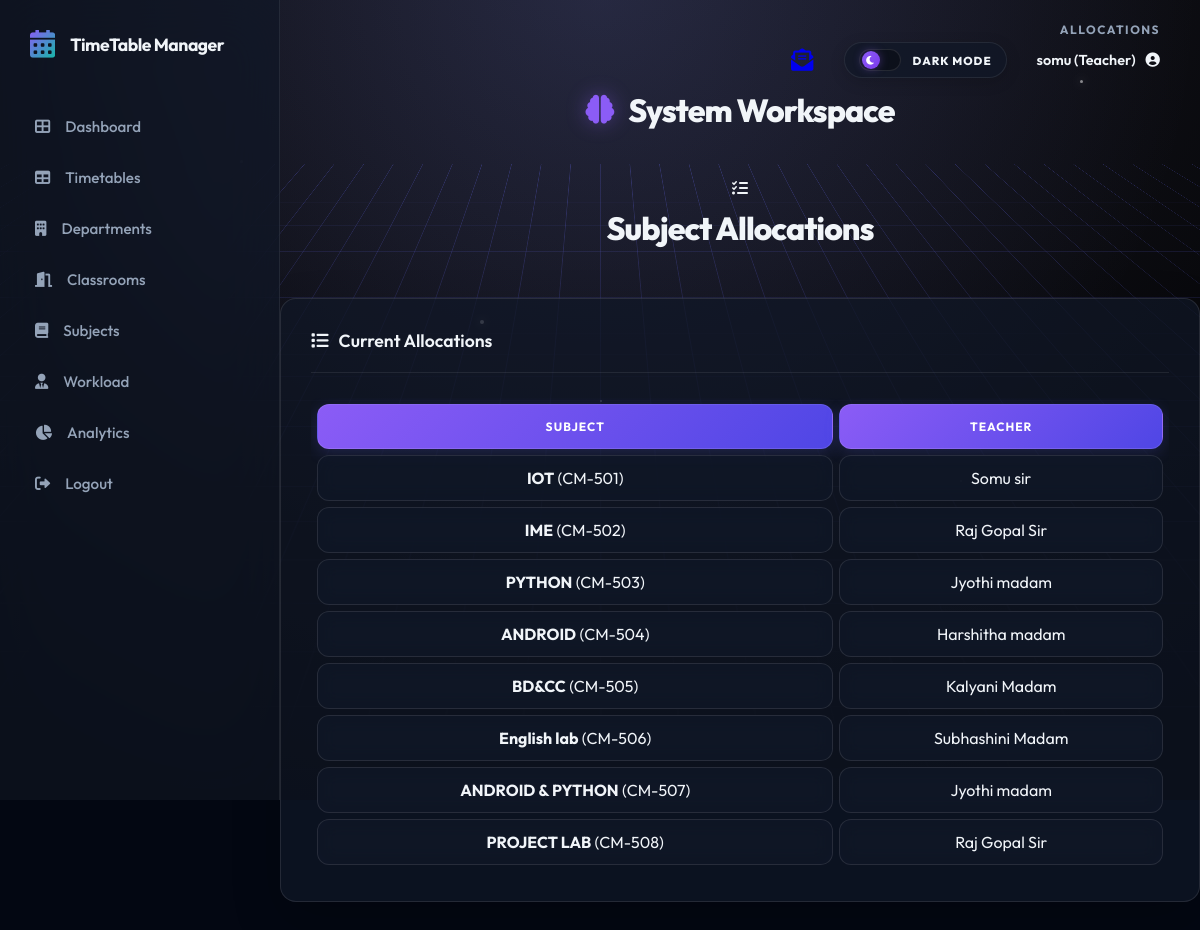
/allocations (signed in), run on the app's committed database.
### models.py (models this page shows)
class User(db.Model, UserMixin):
    id = db.Column(db.Integer, primary_key=True)
    username = db.Column(db.String(80), unique=True, nullable=False)
    password = db.Column(db.String(120), nullable=False)
    email = db.Column(db.String(120), nullable=True)
    role = db.Column(db.String(20), nullable=False, default='student')
    dept_id = db.Column(db.Integer, db.ForeignKey('department.id'), nullable=True)
    teacher_id = db.Column(db.Integer, db.ForeignKey('teacher.id'), nullable=True)
    department = db.relationship('Department', backref='users', lazy=True)
    teacher_profile = db.relationship('Teacher', backref='user_account', uselist=False, lazy=True)

class Allocation(db.Model):
    id = db.Column(db.Integer, primary_key=True)
    course_id = db.Column(db.Integer, db.ForeignKey('course.id'), nullable=False)
    teacher_id = db.Column(db.Integer, db.ForeignKey('teacher.id'), nullable=False)

class Course(db.Model):
    id = db.Column(db.Integer, primary_key=True)
    name = db.Column(db.String(100), nullable=False)
    code = db.Column(db.String(20), nullable=False)
    dept_id = db.Column(db.Integer, db.ForeignKey('department.id'), nullable=False)
    type = db.Column(db.String(20), nullable=False, default='Theory')
    hours_per_week = db.Column(db.Integer, nullable=False)
    allocations = db.relationship('Allocation', backref='course', lazy=True, cascade="all, delete-orphan")
    timetable_entries = db.relationship('TimetableEntry', backref='course', lazy=True, cascade="all, delete-orphan")

class Teacher(db.Model):
    id = db.Column(db.Integer, primary_key=True)
    name = db.Column(db.String(100), nullable=False)
    email = db.Column(db.String(120), unique=True, nullable=True)
    dept_id = db.Column(db.Integer, db.ForeignKey('department.id'), nullable=True)
    workload_limit = db.Column(db.Integer, default=20)
    allocations = db.relationship('Allocation', backref='teacher', lazy=True, cascade="all, delete-orphan")
    timetable_entries = db.relationship('TimetableEntry', backref='teacher', lazy=True, cascade="all, delete-orphan")

### routes.py (the view, shortened to what this page needs)
@main.route('/allocations', methods=['GET', 'POST'])
@login_required
def allocations():
    allocs = Allocation.query.all()
    courses = Course.query.all()
    teachers = Teacher.query.all()
    return render_template('resources/allocations.html', allocations=allocs, courses=courses, teachers=teachers)

### app.py (called while the page is built)
@login_manager.user_loader
def load_user(user_id):
    return User.query.get(int(user_id))

@app.context_processor
def inject_unread_count():
    from flask_login import current_user
    from models import Message
    if current_user.is_authenticated:
        count = Message.query.filter_by(recipient_id=current_user.id, is_read=False).count()
        return dict(unread_count=count)
    return dict(unread_count=0)

### templates/resources/allocations.html (shortened to what this page needs)
{% extends 'base.html' %}
{% block content %}
<div class="page-title-section">
    <div class="page-title">
        <i class="fas fa-tasks"></i>
        <h1>Subject Allocations</h1>
    </div>
</div>
<div class="card">
    <div class="card-header">
        <h3><i class="fas fa-list"></i> Current Allocations</h3>
    </div>
    <div class="timetable-responsive">
        <table class="timetable-table">
            <thead>
                <tr>
                    <th>Subject</th>
                    <th>Teacher</th>
                </tr>
            </thead>
            <tbody>
                {% for alloc in allocations %}
                <tr>
                    <td><strong>{{ alloc.course.name }}</strong> ({{ alloc.course.code }})</td>
                    <td>{{ alloc.teacher.name }}</td>
                </tr>
                {% else %}
                <tr>
                    <td colspan="3" style="text-align: center; color: #8898aa; padding: 40px;">No allocations found.
                    </td>
                </tr>
                {% endfor %}
            </tbody>
        </table>
    </div>
</div>
{% endblock %}

### templates/base.html (shortened to what this page needs)
<!DOCTYPE html>
<html lang="en">
<head>
    <link rel="stylesheet" href="{{ url_for('static', filename='css/style.css') }}">
    <link rel="stylesheet" href="https://cdnjs.cloudflare.com/ajax/libs/font-awesome/6.0.0/css/all.min.css">
</head>
<body>
    <div class="cyber-grid-container">
        <div class="cyber-grid"></div>
        <div class="cyber-glow"></div>
        <div class="floating-particles">
            <i></i><i></i><i></i><i></i><i></i><i></i>
        </div>
    </div>
    {% set is_auth = request.endpoint in ['main.login', 'main.register', 'main.register_student',
    'main.register_teacher'] %}
    <div class="{{ 'app-wrapper' if not is_auth else '' }}">
        {% if not is_auth %}
        <aside class="sidebar" id="appSidebar">
            <div class="sidebar-header">
                <i class="fas fa-calendar-alt"></i>
                <h2>TimeTable Manager</h2>
            </div>
            <ul class="sidebar-nav">
                <li class="nav-item {% if request.endpoint == 'main.dashboard' %}active{% endif %}">
                    <a href="{{ url_for('main.dashboard') }}" class="nav-link">
                        <i class="fas fa-th-large"></i> Dashboard
                    </a>
                </li>
                <li class="nav-item {% if request.endpoint == 'main.timetable' %}active{% endif %}">
                    <a href="{{ url_for('main.timetable') }}" class="nav-link">
                        <i class="fas fa-table"></i> Timetables
                    </a>
                </li>
                <li class="nav-item {% if request.endpoint == 'main.departments' %}active{% endif %}">
                    <a href="{{ url_for('main.departments') }}" class="nav-link">
                        <i class="fas fa-building"></i> Departments
                    </a>
                </li>
                <li class="nav-item {% if request.endpoint == 'main.classrooms' %}active{% endif %}">
                    <a href="{{ url_for('main.classrooms') }}" class="nav-link">
                        <i class="fas fa-door-open"></i> Classrooms
                    </a>
                </li>
                <li class="nav-item {% if request.endpoint == 'main.courses' %}active{% endif %}">
                    <a href="{{ url_for('main.courses') }}" class="nav-link">
                        <i class="fas fa-book"></i> Subjects
                    </a>
                </li>
                <li class="nav-item">
                    <a href="{{ url_for('main.teachers') }}" class="nav-link">
                        <i class="fas fa-user-tie"></i> Workload
                    </a>
                </li>
                <li class="nav-item {% if request.endpoint == 'main.reports' %}active{% endif %}">
                    <a href="{{ url_for('main.reports') }}" class="nav-link">
                        <i class="fas fa-chart-pie"></i> Analytics
                    </a>
                </li>
                {% if current_user.is_authenticated %}
                <li class="nav-item">
                    <a href="{{ url_for('main.logout') }}" class="nav-link">
                        <i class="fas fa-sign-out-alt"></i> Logout
                    </a>
                </li>
                {% else %}
                <li class="nav-item">
                    <a href="{{ url_for('main.login') }}" class="nav-link">
                        <i class="fas fa-sign-in-alt"></i> Login
                    </a>
                </li>
                {% endif %}
            </ul>
        </aside>
        {% endif %}
        <main class="{{ 'main-area' if not is_auth else '' }}">
            {% if not is_auth %}
            <div class="top-header">
                <div class="header-meta-group">
                    <div class="breadcrumb-mini">{{ request.endpoint.split('.')[-1].replace('_', ' ') }}</div>
                    <div class="user-controls">
                        {% if current_user.is_authenticated %}
                        <a href="{{ url_for('main.mailbox') }}" class="icon-btn nav-mailbox-link" title="Mailbox"
                            style="margin-right: 15px; position: relative;">
                            <i class="fas fa-envelope-open-text nav-mailbox-icon"></i>
                        </a>
                        <div class="mode-switcher" id="themeToggle" title="Switch Interface Mode">
                            <div class="mode-track">
                                <div class="mode-thumb">
                                    <i class="fas fa-moon moon-icon"></i>
                                </div>
                            </div>
                            <span class="mode-label">Dark Mode</span>
                        </div>
                        <div class="user-dropdown">
                            <a href="{{ url_for('main.profile') }}" class="user-profile" id="userProfileToggle"
                                style="text-decoration: none; color: inherit; cursor: pointer;">
                                <span>{{ current_user.username }} ({{ current_user.role|capitalize }})</span>
                                <i class="fas fa-user-circle"></i>
                            </a>
                        </div>
                        {% else %}
                        <div class="user-profile">
                            <span>Guest</span>
                            <i class="fas fa-user-circle"></i>
                        </div>
                        {% endif %}
                    </div>
                </div>
            </div>
            <div class="page-title-section">
                <div class="page-title">
                    <h1>
                        {% block icon %}<i class="fas fa-brain"></i>{% endblock %}
                        {% block title %}System Workspace{% endblock %}
                    </h1>
                </div>
            </div>
            {% endif %}
            {% block content %}{% endblock %}
    </div>
</body>
</html>

### data on the page
User: username "somu", role "Teacher"
Allocation: course.name "IOT", course.code "CM-501", teacher.name "Somu sir"
Allocation: course.name "IME", course.code "CM-502", teacher.name "Raj Gopal Sir"
Allocation: course.name "PYTHON", course.code "CM-503", teacher.name "Jyothi madam"
Allocation: course.name "ANDROID", course.code "CM-504", teacher.name "Harshitha madam"
Allocation: course.name "BD&CC", course.code "CM-505", teacher.name "Kalyani Madam"
Allocation: course.name "English lab", course.code "CM-506", teacher.name "Subhashini Madam"
Allocation: course.name "ANDROID & PYTHON", course.code "CM-507", teacher.name "Jyothi madam"
Allocation: course.name "PROJECT LAB", course.code "CM-508", teacher.name "Raj Gopal Sir"

### other printed values
{{ request.endpoint.split('.')[-1].replace('_', ' ') }} "ALLOCATIONS"
